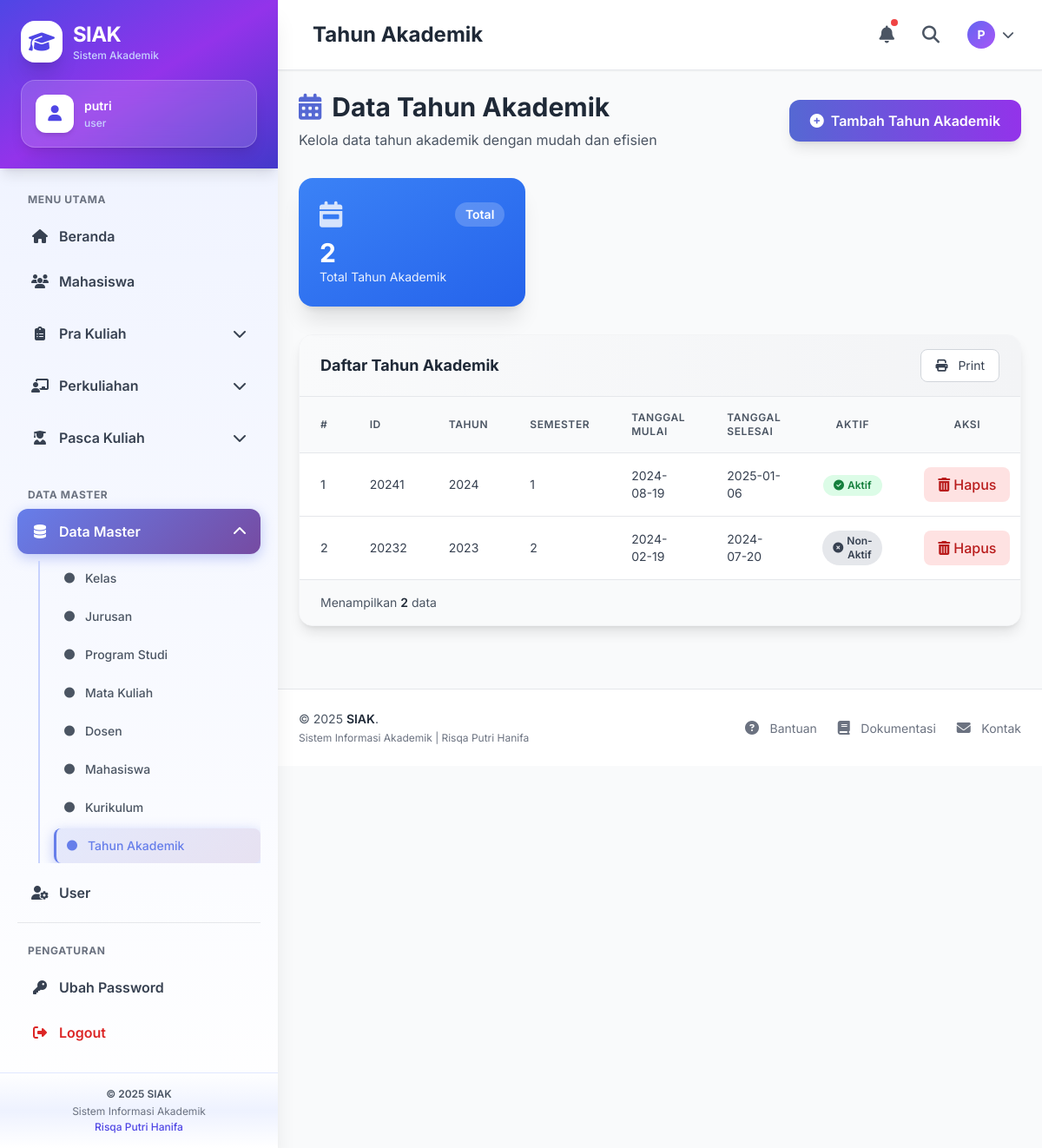
Page /index.php?page=tahun_akademik (signed in) on the committed database.
### tables this page shows
CREATE TABLE `tahun_akademik` (
  `thakdId` smallint(6) NOT NULL DEFAULT 0,
  `thakdTahun` year(4) NOT NULL DEFAULT 0000,
  `thakdSemester` enum('1','2') NOT NULL DEFAULT '1',
  `thakdTglMulai` date DEFAULT NULL,
  `thakdTglSelesai` date DEFAULT NULL,
  `thakdIsAktif` tinyint(4) NOT NULL DEFAULT 1
);

### models/TahunAkademik.php (called while the page is built, shortened)
<?php
class TahunAkademik {
    private $db;
    function __construct($koneksi){
        $this->db = $koneksi;
    }
    function all(){
        return $this->db->query("
            SELECT * FROM tahun_akademik
            ORDER BY thakdId DESC
        ");
    }
}
?>

### views/tahun_akademik/index.php (the view, shortened to what this page needs)
<?php include "views/layout/header.php"; ?>
<?php include "views/layout/sidebar.php"; ?>
<div class="flex flex-col md:flex-row md:items-center md:justify-between mb-8">
    <div>
        <h1 class="text-3xl font-bold text-gray-800 mb-2">
            <i class="fas fa-calendar-alt text-primary-600 mr-3"></i>Data Tahun Akademik
        </h1>
        <p class="text-gray-600">Kelola data tahun akademik dengan mudah dan efisien</p>
    </div>
    <a href="index.php?page=tahun_akademik&aksi=tambah"
        class="mt-4 md:mt-0 inline-flex items-center px-6 py-3
               bg-gradient-to-r from-primary-600 to-secondary-600
               text-white font-semibold rounded-xl shadow-lg
               hover:shadow-xl transform hover:-translate-y-1
               transition duration-200">
        <i class="fas fa-plus-circle mr-2"></i>
        Tambah Tahun Akademik
    </a>
</div>
<div class="grid grid-cols-1 md:grid-cols-3 gap-6 mb-8">
    <div class="bg-gradient-to-br from-blue-500 to-blue-600 rounded-2xl p-6 text-white shadow-xl">
        <div class="flex items-center justify-between mb-2">
            <i class="fas fa-calendar-week text-3xl opacity-80"></i>
            <span class="bg-white/20 px-3 py-1 rounded-full text-sm font-semibold">Total</span>
        </div>
        <p class="text-3xl font-bold"><?= $rows->num_rows ?></p>
        <p class="text-sm opacity-90">Total Tahun Akademik</p>
    </div>
</div>
<div class="bg-white rounded-2xl shadow-lg overflow-hidden border border-gray-100">
    <div class="bg-gradient-to-r from-gray-50 to-gray-100 px-6 py-4 border-b border-gray-200">
        <div class="flex items-center justify-between">
            <h3 class="text-lg font-bold text-gray-800">Daftar Tahun Akademik</h3>
            <button onclick="window.print()"
                class="px-4 py-2 bg-white border border-gray-300 rounded-lg
                       text-gray-700 hover:bg-gray-50 transition text-sm">
                <i class="fas fa-print mr-2"></i> Print
            </button>
        </div>
    </div>
    <div class="overflow-x-auto">
        <table class="w-full">
            <thead class="bg-gray-50 border-b border-gray-200">
                <tr>
                    <th class="px-6 py-4 text-left text-xs font-semibold text-gray-600 uppercase tracking-wider w-12">#</th>
                    <th class="px-6 py-4 text-left text-xs font-semibold text-gray-600 uppercase tracking-wider">ID</th>
                    <th class="px-6 py-4 text-left text-xs font-semibold text-gray-600 uppercase tracking-wider">Tahun</th>
                    <th class="px-6 py-4 text-left text-xs font-semibold text-gray-600 uppercase tracking-wider">Semester</th>
                    <th class="px-6 py-4 text-left text-xs font-semibold text-gray-600 uppercase tracking-wider">Tanggal Mulai</th>
                    <th class="px-6 py-4 text-left text-xs font-semibold text-gray-600 uppercase tracking-wider">Tanggal Selesai</th>
                    <th class="px-6 py-4 text-center text-xs font-semibold text-gray-600 uppercase tracking-wider">Aktif</th>
                    <th class="px-6 py-4 text-center text-xs font-semibold text-gray-600 uppercase tracking-wider w-48">Aksi</th>
                </tr>
            </thead>
            <tbody class="divide-y divide-gray-200">
                <?php $no = 1; while ($r = $rows->fetch_assoc()): ?>
                <tr class="hover:bg-gray-50 transition duration-200">
                    <td class="px-6 py-4 text-sm text-gray-600 font-medium"><?= $no++ ?></td>
                    <td class="px-6 py-4 text-sm text-gray-700"><?= $r['thakdId'] ?></td>
                    <td class="px-6 py-4 text-sm text-gray-700"><?= $r['thakdTahun'] ?></td>
                    <td class="px-6 py-4 text-sm text-gray-700"><?= $r['thakdSemester'] ?></td>
                    <td class="px-6 py-4 text-sm text-gray-700"><?= $r['thakdTglMulai'] ?></td>
                    <td class="px-6 py-4 text-sm text-gray-700"><?= $r['thakdTglSelesai'] ?></td>
                    <td class="px-6 py-4 text-center">
                        <?php if($r['thakdIsAktif']): ?>
                            <span class="inline-flex items-center px-3 py-1 rounded-full
                                         text-xs font-semibold bg-green-100 text-green-700">
                                <i class="fas fa-check-circle mr-1"></i> Aktif
                            </span>
                        <?php else: ?>
                            <span class="inline-flex items-center px-3 py-1 rounded-full
                                         text-xs font-semibold bg-gray-200 text-gray-700">
                                <i class="fas fa-times-circle mr-1"></i> Non-Aktif
                            </span>
                        <?php endif; ?>
                    </td>
                    <td class="px-6 py-4">
                        <div class="flex items-center justify-center space-x-2">
                            <a href="index.php?page=tahun_akademik&aksi=delete&id=<?= $r['thakdId'] ?>"
                               onclick="return confirm('⚠️ Yakin ingin menghapus data ini?')"
                               class="inline-flex items-center px-4 py-2 bg-red-100 text-red-700
                                      rounded-lg hover:bg-red-200 transition font-medium">
                                <i class="fas fa-trash-alt mr-1"></i> Hapus
                            </a>
                        </div>
                    </td>
                </tr>
                <?php endwhile; ?>
            </tbody>
        </table>
    </div>
    <?php if ($rows->num_rows > 0): ?>
    <div class="bg-gray-50 px-6 py-4 border-t border-gray-200 flex items-center justify-between">
        <p class="text-sm text-gray-600">
            Menampilkan <span class="font-semibold text-gray-800"><?= $rows->num_rows ?></span> data
        </p>
    </div>
    <?php endif; ?>
</div>
<?php include "views/layout/footer.php"; ?>

### views/layout/header.php (style rules this page uses)
body { font-family: 'Inter', sans-serif; }
* { transition: all 0.2s ease; }

### rows in the picture
tahun_akademik: thakdId "20241", thakdTahun "2024", thakdSemester "1", thakdTglMulai "2024-08-19", thakdTglSelesai "2025-01-06", thakdIsAktif 1 (drawn)
tahun_akademik: thakdId "20232", thakdTahun "2023", thakdSemester "2", thakdTglMulai "2024-02-19", thakdTglSelesai "2024-07-20", thakdIsAktif 0 (drawn)

### other values in the picture
$_SESSION['user'] "putri"
$_SESSION['grup'] "user"
substr($_SESSION['user'], 0, 1) "P"
$rows->num_rows "2"
